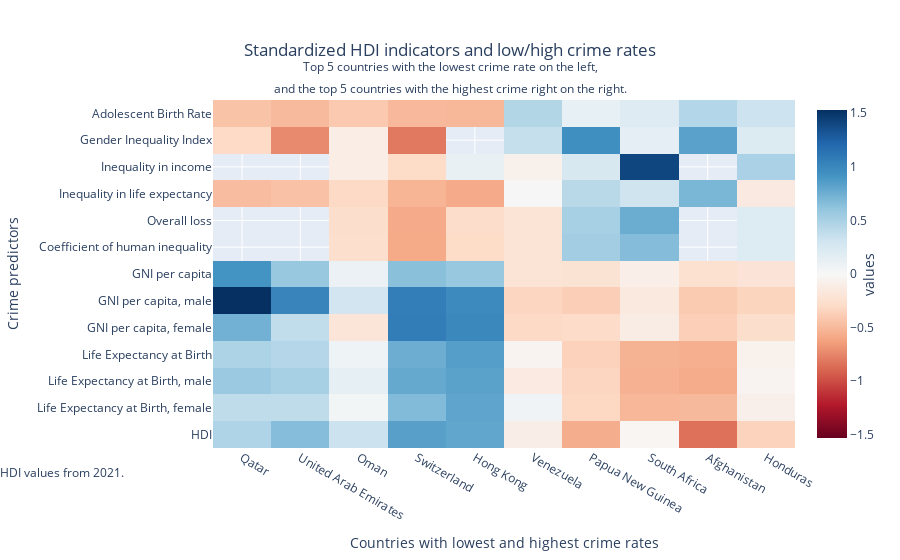

The code cell stored with this chart in its notebook:
### Code cell
#load datasets
crime = pd.read_csv("datasets/crime-rate-by-country-2023.csv")
HDI = pd.read_csv("datasets/Human Development Index.csv")

# index = country
crime = crime.groupby('country').first()
HDI = HDI.groupby('Country').first()

# filter data 2021
stats_2021 = [col for col in HDI.columns if '2021' in col]
HDI_2021 = HDI[stats_2021]

HC = HDI_2021.copy()
HC = HC.loc[:, [#'HDI Rank (2021)',
             'Human Development Index (2021)',
             'Life Expectancy at Birth, female (2021)',
            'Life Expectancy at Birth, male (2021)',
            'Life Expectancy at Birth (2021)',
             'Gross National Income Per Capita, female (2021)',
             'Gross National Income Per Capita, male (2021)',
            'Gross National Income Per Capita (2021)',
             'Coefficient of human inequality (2021)',
             'Overall loss (%) (2021)',
             'Inequality in life expectancy (2021)',
             'Inequality in income (2021)',
             'Gender Inequality Index (2021)',
             'Adolescent Birth Rate (births per 1,000 women ages 15-19) (2021)']]

HC.rename(columns = {'Human Development Index (2021)': 'HDI',
                     'Life Expectancy at Birth (2021)': 'Life Expectancy at Birth',
                     'Life Expectancy at Birth, male (2021)' : 'Life Expectancy at Birth, male',
                     'Life Expectancy at Birth, female (2021)' : 'Life Expectancy at Birth, female',
                    'Gross National Income Per Capita (2021)' : 'GNI per capita',
                     'Gross National Income Per Capita, male (2021)' : 'GNI per capita, male',
                      'Gross National Income Per Capita, female (2021)' : 'GNI per capita, female',
                     'Inequality-adjusted Human Development Index (2021)' : 'Inequality-adjusted HDI',
                    'Coefficient of human inequality (2021)' : 'Coefficient of human inequality',
                    'Overall loss (%) (2021)' : 'Overall loss', 'Inequality in life expectancy (2021)' : 'Inequality in life expectancy',
                    'Inequality in income (2021)' : 'Inequality in income',
                    'Gender Inequality Index (2021)' : 'Gender Inequality Index',
                    'Adolescent Birth Rate (births per 1,000 women ages 15-19) (2021)' : 'Adolescent Birth Rate'}, inplace=True)

# standardize data
HC_standardized = 2 * (HC - HC.mean()) / (HC.max() - HC.min())

HCC = crime.join(HC_standardized)
HCC = HCC.drop(columns=['rank', 'pop2023'])

low5 = HCC.nsmallest(6, 'crimeIndex')
high5 = HCC.nlargest(5, 'crimeIndex')

df = pd.concat([low5, high5])
df = df.drop("Taiwan", axis='index')

df = df.drop(columns=['crimeIndex'])

df = df.T

HDIfig = go.Figure(data=go.Heatmap(z=df.values,
                                   x=df.columns,
                                   y=df.index,
                                   colorscale='RdBu',
                                   zmid=0,
                                   colorbar=dict(title='values', titleside='right')))

# Update layout for better visualization
HDIfig.update_layout(
    title={
        'text': 'Standardized HDI indicators and low/high crime rates<br><sup>Top 5 countries with the lowest crime rate on the left,<br>and the top 5 countries with the highest crime right on the right.</sup>',
        'y':0.9,
        'x':0.5,
        'xanchor': 'center',
        'yanchor': 'top'
    },
    xaxis_title='Countries with lowest and highest crime rates',
    yaxis_title='Crime predictors',
    xaxis=dict(tickmode='array', tickvals=list(range(len(df.columns))), ticktext=df.columns),
    yaxis=dict(tickmode='array', tickvals=list(range(len(df.index))), ticktext=df.index)
)

HDIfig.update_layout(
    height=500
)

HDIfig.add_annotation(x=-0.37, y=-0.10,
                   xref="paper", yref="paper",
                   align='left',
                   xanchor='left', yanchor='bottom',
                   showarrow=False,
                   text='HDI values from 2021.'
                  )

# Show the interactive heatmap
HDIfig.show()

### Figure 1 — Plotly figure (JSON) as saved in the notebook; plotly's stock layout.template omitted (floating-point values rounded to 4 significant figures; data arrays with more than 128 entries replaced by an {"elided": "..."} marker saying what was removed)
{"data": [{"colorbar": {"title": {"side": "right", "text": "values"}}, "colorscale": [[0, "rgb(103,0,31)"], [0.1, "rgb(178,24,43)"], [0.2, "rgb(214,96,77)"], [0.3, "rgb(244,165,130)"], [0.4, "rgb(253,219,199)"], [0.5, "rgb(247,247,247)"], [0.6, "rgb(209,229,240)"], [0.7, "rgb(146,197,222)"], [0.8, "rgb(67,147,195)"], [0.9, "rgb(33,102,172)"], [1, "rgb(5,48,97)"]], "type": "heatmap", "x": ["Qatar", "United Arab Emirates", "Oman", "Switzerland", "Hong Kong", "Venezuela", "Papua New Guinea", "South Africa", "Afghanistan", "Honduras"], "y": ["HDI", "Life Expectancy at Birth, female", "Life Expectancy at Birth, male", "Life Expectancy at Birth", "GNI per capita, female", "GNI per capita, male", "GNI per capita", "Coefficient of human inequality", "Overall loss", "Inequality in life expectancy", "Inequality in income", "Gender Inequality Index", "Adolescent Birth Rate"], "z": {"elided": "13x10 float values"}, "zmid": 0}], "layout": {"annotations": [{"align": "left", "showarrow": false, "text": "HDI values from 2021.", "x": -0.37, "xanchor": "left", "xref": "paper", "y": -0.1, "yanchor": "bottom", "yref": "paper"}], "autosize": true, "title": {"text": "Standardized HDI indicators and low/high crime rates<br><sup>Top 5 countries with the lowest crime rate on the left,<br>and the top 5 countries with the highest crime right on the right.</sup>", "x": 0.5, "xanchor": "center", "y": 0.9, "yanchor": "top"}, "xaxis": {"autorange": true, "range": [-0.5, 9.5], "tickmode": "array", "ticktext": ["Qatar", "United Arab Emirates", "Oman", "Switzerland", "Hong Kong", "Venezuela", "Papua New Guinea", "South Africa", "Afghanistan", "Honduras"], "tickvals": [0, 1, 2, 3, 4, 5, 6, 7, 8, 9], "title": {"text": "Countries with lowest and highest crime rates"}, "type": "category"}, "yaxis": {"autorange": true, "range": [-0.5, 12.5], "tickmode": "array", "ticktext": ["HDI", "Life Expectancy at Birth, female", "Life Expectancy at Birth, male", "Life Expectancy at Birth", "GNI per capita, female", "GNI per capita, male", "GNI per capita", "Coefficient of human inequality", "Overall loss", "Inequality in life expectancy", "Inequality in income", "Gender Inequality Index", "Adolescent Birth Rate"], "tickvals": [0, 1, 2, 3, 4, 5, 6, 7, 8, 9, 10, 11, 12], "title": {"text": "Crime predictors"}, "type": "category"}}}
